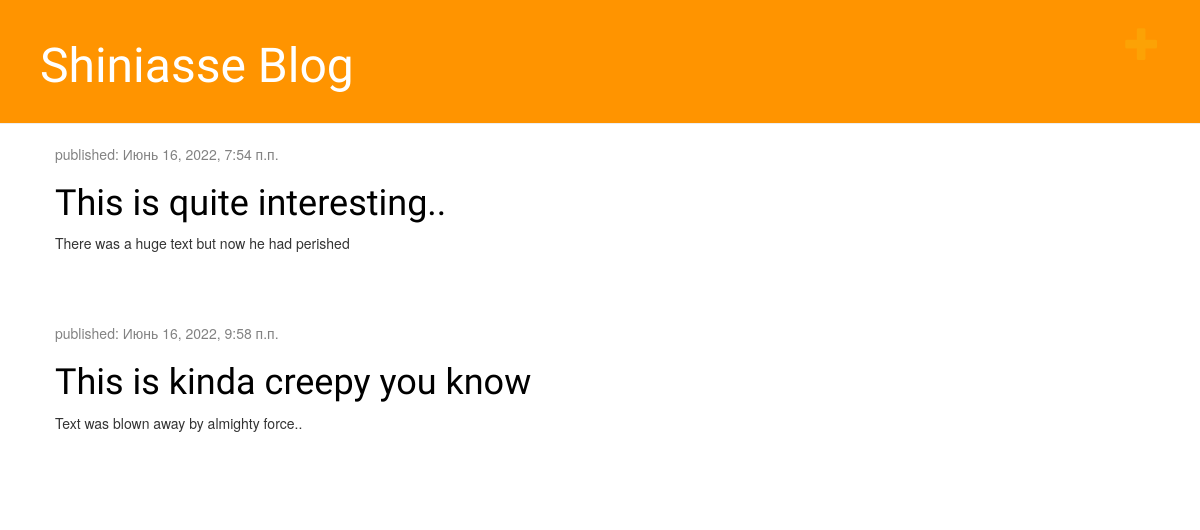
Before: / with the older database file.
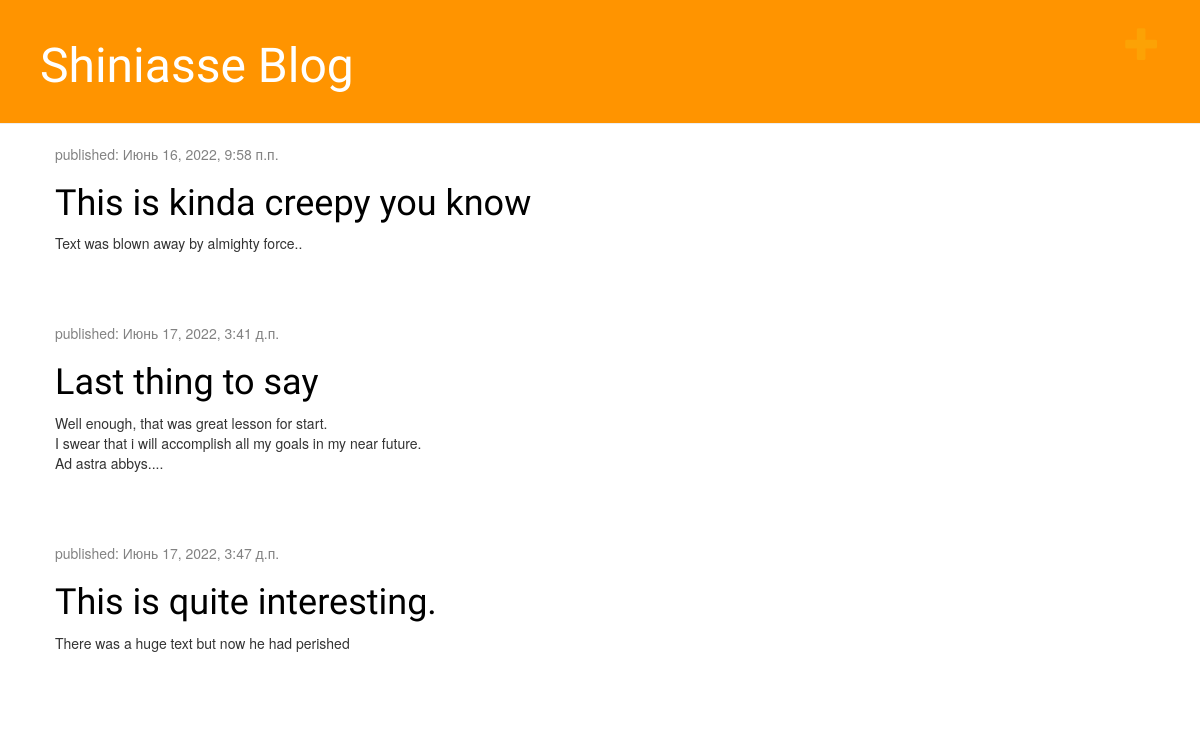
After: the same page with the newer database file.
### blog/models.py (models this page shows, shortened)
class Post(models.Model):
    author = models.ForeignKey(settings.AUTH_USER_MODEL, on_delete=models.CASCADE)
    title = models.CharField(max_length=200)
    text = models.TextField()
    created_date = models.DateTimeField(default=timezone.now)
    published_date = models.DateTimeField(blank=True, null=True)

### blog/views.py (the view)
# urls.py: path('', views.post_list, name='post_list'),
def post_list(request):
    posts = Post.objects.filter(published_date__lte=timezone.now()).order_by('published_date')
    return render(request, 'blog/post_list.html', {'posts': posts})

### blog/templates/blog/post_list.html
{% extends 'blog/base.html' %}
{% block content %}
    {% for post in posts %}
    <div class="post">
        <div class="date">
            <p>published: {{ post.published_date }}</p>
        </div>
        <h1><a href="{% url 'post_detail' pk=post.pk %}">{{ post.title }}</a></h1>
        <p>{{ post.text|linebreaksbr }}</p>
    </div>
    {% endfor %}
{% endblock %}

### blog/templates/blog/base.html (shortened to what this page needs)
<!doctype html>
{% load static %}
<html>
<head>
    <link rel="stylesheet" href="//maxcdn.bootstrapcdn.com/bootstrap/3.2.0/css/bootstrap.min.css">
    <link rel="stylesheet" href="//maxcdn.bootstrapcdn.com/bootstrap/3.2.0/css/bootstrap-theme.min.css">
    <link rel="stylesheet" href="{% static 'css/blog.css' %}">
</head>
<body>
    <div class="page-header">
        <a href="{% url 'post_new' %}" class="top-menu"><span class="glyphicon glyphicon-plus"></span></a>
        <h1><a href="/">Shiniasse Blog</a></h1>
    </div>
    <div class="content container">
        <div class="row">
            <div class="col-md-8">
                {% block content %}
                {% endblock %}
            </div>
        </div>
    </div>
</body>
</html>

### blog/static/css/blog.css (style rules this page uses)
.page-header { background-color: #ff9400; margin-top: 0; padding: 20px 20px 20px 40px; }
.page-header h1, .page-header h1 a, .page-header h1 a:visited, .page-header h1 a:active { color: #ffffff; font-size: 36pt; text-decoration: none; }
.content { margin-left: 40px; }
h1, h2, h3, h4 { font-family: 'Lobster', cursive; }
.date { color: #828282; }
.top-menu, .top-menu:hover, .top-menu:visited { color: #FCA205; float: right; font-size: 26pt; margin-right: 20px; }
.post { margin-bottom: 70px; }
.post h1 a, .post h1 a:visited { color: #000000; }

Changed rows visible on the page:
shown differently, row unchanged: Post "This is kinda creepy you know": moves up the list
added Post: published_date "Июнь 17, 2022, 3:41 д.п.", title "Last thing to say", text "Well enough, that was great lesson for start. I swear that i will accomplish all my goals in my near future. Ad astra abbys...."
changed Post "There was a huge text but now he had perished": published_date "Июнь 16, 2022, 7:54 п.п." → "Июнь 17, 2022, 3:47 д.п."; title "This is quite interesting.." → "This is quite interesting."
